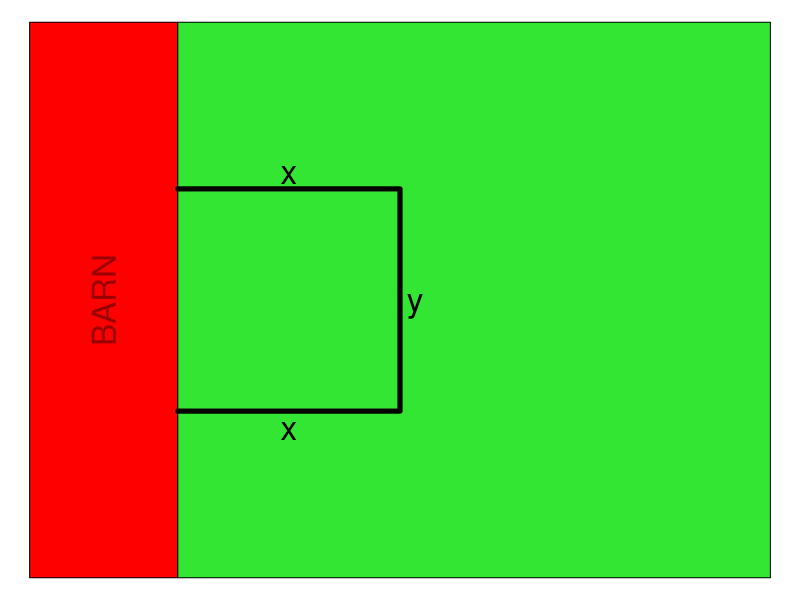
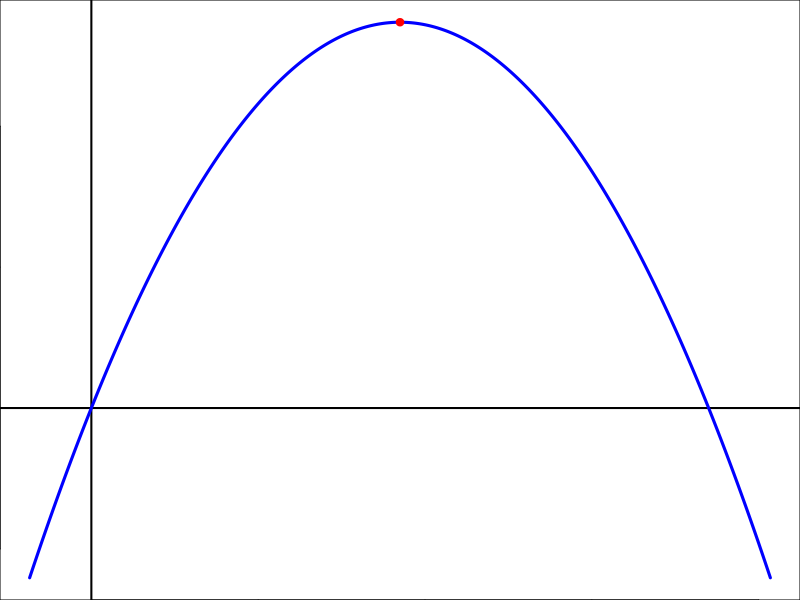

Write R code to recreate these figures, in order.
## ---- chunk 1
options(scipen=999)
gcd2 <- function(a, b) {
    if (b == 0) a else Recall(b, a %% b)
}
gcd <- function(...) Reduce(gcd2, c(...))

pfix = function(c,d){
    p = paste0("{",c,"}x^{",d,"}",collapse="+")
    p = gsub("x^{0}","",p,fixed=T)
    p = gsub("x^{1}","x",p,fixed=T)
    p = gsub("+{-","-{",p,fixed=T)
    p = gsub("+{1}x","+x",p,fixed=T)
    p = gsub("-{1}x","-x",p,fixed=T)
    p = gsub("{-1}x","-x",p,fixed=T)
    p = gsub("{1}x","x",p,fixed=T)
    return(p)
}

x = sample(10:40,1)
y = 2*x
tot = 4*x
A = x*y

ach = sort(unique(c(x+sample(-5:0,1)+0:5,y+sample(-5:0,1)+0:5)))
al = paste0("* ",ach,collapse="\n")

sol1 = paste0(1*(ach==x),collapse="")
sol2 = paste0(1*(ach==y),collapse="")

## ---- chunk 2
par(mar=c(0,0,0,0))
plot(0,0,"n",xlim=c(0,1),ylim=c(0,1),axes=F,ann=F)
polygon(c(0,0.2,0.2,0),c(0,0,1,1),col="red")
polygon(c(1,0.2,0.2,1),c(0,0,1,1),col=rgb(0.2,0.9,0.2))
text(0.1,0.5,"BARN",col=rgb(0.6,0,0),srt=90,cex=2)
lines(c(0.2,0.5,0.5,0.2),c(0.3,0.3,0.7,0.7),lwd=5,col="black")
text(0.35,0.7,"x",adj=c(0.5,-0.2),cex=2)
text(0.35,0.3,"x",adj=c(0.5,1.2),cex=2)
text(0.5,0.5,"y",adj=c(-0.4,0.5),cex=2)

## ---- chunk 3
xs = seq(-0.1*tot/(2),1.1*tot/(2),length.out=1000)
As = -(2)*xs^2+tot*xs

plot(xs,As,"l",xlab="x",ylab="A")
abline(h=0,lwd=2)
abline(v=0,lwd=2)
lines(xs,As,lwd=3,col="blue")

points(x,A,pch=19,col="red")

